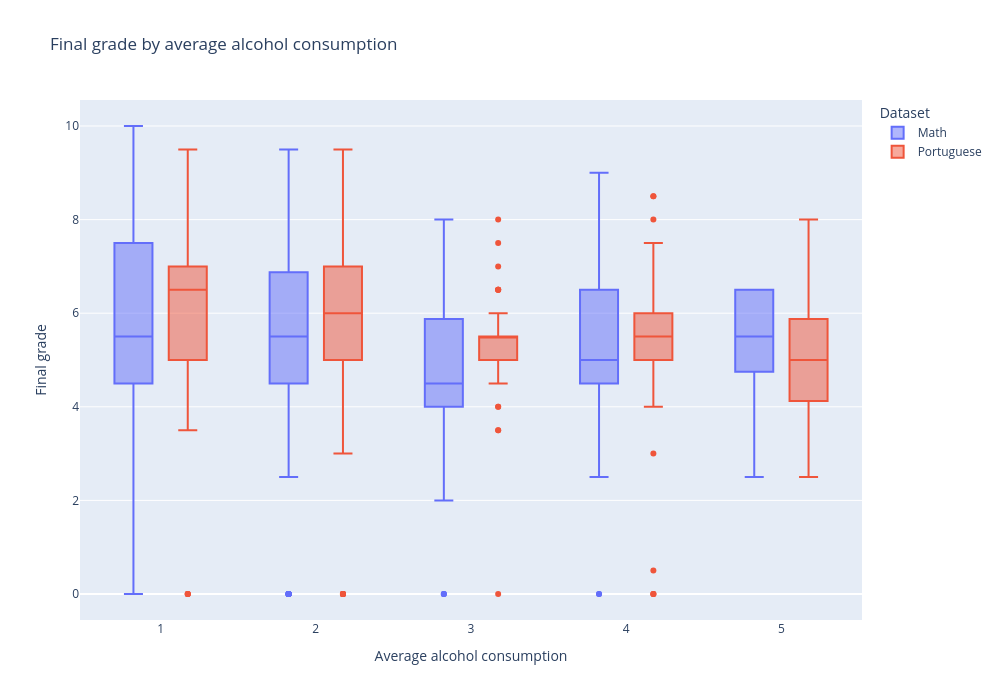

This figure's notebook cell:
### Code cell
# Alcoholscore berekenen
df3_mat["Alcohol"] = ((df3_mat["Dalc"] + df3_mat["Walc"]) / 2).round()
df3_por["Alcohol"] = ((df3_por["Dalc"] + df3_por["Walc"]) / 2).round()

# Dataset-label toevoegen
mat = df3_mat.copy()
mat["Dataset"] = "Math"

por = df3_por.copy()
por["Dataset"] = "Portuguese"

# Samenvoegen
df_all = pd.concat([mat, por], ignore_index=True)

fig = px.box(
    df_all,
    x="Alcohol",
    y="G3",
    color="Dataset",
    labels={
        "Alcohol": "Average alcohol consumption",
        "G3": "Final grade"
    },
    title="Final grade by average alcohol consumption"
)

fig.update_layout(
    width=1000,
    height=700
)

fig.show()

### Figure 1 — Plotly figure (JSON) as saved in the notebook; plotly's stock layout.template omitted (floating-point values rounded to 4 significant figures; data arrays with more than 128 entries replaced by an {"elided": "..."} marker saying what was removed)
{"data": [{"alignmentgroup": "True", "hovertemplate": "Dataset=Math<br>Average alcohol consumption=%{x}<br>Final grade=%{y}<extra></extra>", "legendgroup": "Math", "marker": {"color": "#636efa"}, "name": "Math", "notched": false, "offsetgroup": "Math", "orientation": "v", "showlegend": true, "type": "box", "x": {"elided": "395 float values"}, "x0": " ", "xaxis": "x", "y": {"elided": "395 float values"}, "y0": " ", "yaxis": "y"}, {"alignmentgroup": "True", "hovertemplate": "Dataset=Portuguese<br>Average alcohol consumption=%{x}<br>Final grade=%{y}<extra></extra>", "legendgroup": "Portuguese", "marker": {"color": "#EF553B"}, "name": "Portuguese", "notched": false, "offsetgroup": "Portuguese", "orientation": "v", "showlegend": true, "type": "box", "x": {"elided": "649 float values"}, "x0": " ", "xaxis": "x", "y": {"elided": "649 float values"}, "y0": " ", "yaxis": "y"}], "layout": {"boxmode": "group", "height": 700, "legend": {"title": {"text": "Dataset"}, "tracegroupgap": 0}, "title": {"text": "Final grade by average alcohol consumption"}, "width": 1000, "xaxis": {"anchor": "y", "domain": [0, 1], "title": {"text": "Average alcohol consumption"}}, "yaxis": {"anchor": "x", "domain": [0, 1], "title": {"text": "Final grade"}}}}
